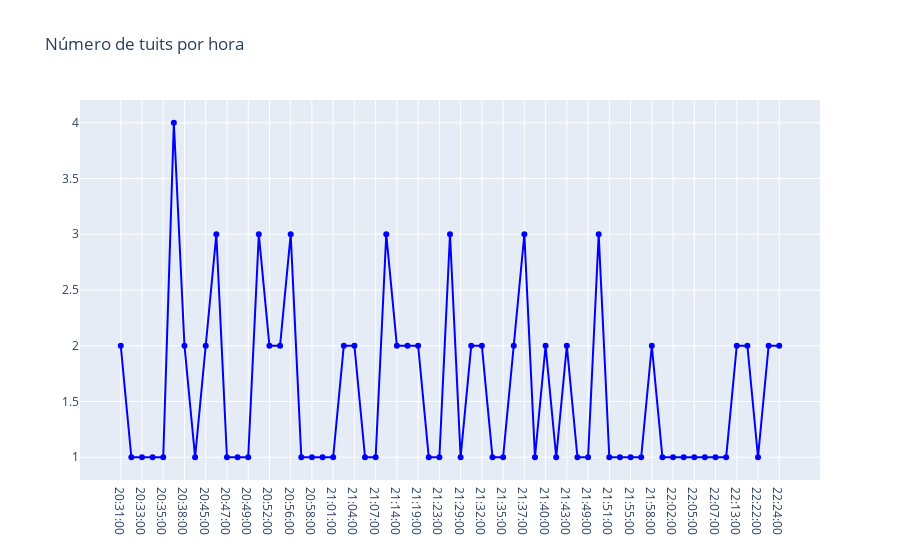

Write notebook code for a chart like this one.
### Code cell
fig = go.Figure(data=[trace], layout=layout)
iplot(fig)

### Figure 1 — Plotly figure (JSON) as saved in the notebook; plotly's stock layout.template omitted (floating-point values rounded to 4 significant figures)
{"data": [{"hoverinfo": "text", "line": {"color": "blue"}, "mode": "lines+markers", "name": "Horas", "text": ["Fecha: 20:31:00<br>Tuits: 2", "Fecha: 20:32:00<br>Tuits: 1", "Fecha: 20:33:00<br>Tuits: 1", "Fecha: 20:34:00<br>Tuits: 1", "Fecha: 20:35:00<br>Tuits: 1", "Fecha: 20:36:00<br>Tuits: 4", "Fecha: 20:38:00<br>Tuits: 2", "Fecha: 20:39:00<br>Tuits: 1", "Fecha: 20:45:00<br>Tuits: 2", "Fecha: 20:46:00<br>Tuits: 3", "Fecha: 20:47:00<br>Tuits: 1", "Fecha: 20:48:00<br>Tuits: 1", "Fecha: 20:49:00<br>Tuits: 1", "Fecha: 20:51:00<br>Tuits: 3", "Fecha: 20:52:00<br>Tuits: 2", "Fecha: 20:54:00<br>Tuits: 2", "Fecha: 20:56:00<br>Tuits: 3", "Fecha: 20:57:00<br>Tuits: 1", "Fecha: 20:58:00<br>Tuits: 1", "Fecha: 21:00:00<br>Tuits: 1", "Fecha: 21:01:00<br>Tuits: 1", "Fecha: 21:03:00<br>Tuits: 2", "Fecha: 21:04:00<br>Tuits: 2", "Fecha: 21:06:00<br>Tuits: 1", "Fecha: 21:07:00<br>Tuits: 1", "Fecha: 21:13:00<br>Tuits: 3", "Fecha: 21:14:00<br>Tuits: 2", "Fecha: 21:16:00<br>Tuits: 2", "Fecha: 21:19:00<br>Tuits: 2", "Fecha: 21:21:00<br>Tuits: 1", "Fecha: 21:23:00<br>Tuits: 1", "Fecha: 21:28:00<br>Tuits: 3", "Fecha: 21:29:00<br>Tuits: 1", "Fecha: 21:30:00<br>Tuits: 2", "Fecha: 21:32:00<br>Tuits: 2", "Fecha: 21:34:00<br>Tuits: 1", "Fecha: 21:35:00<br>Tuits: 1", "Fecha: 21:36:00<br>Tuits: 2", "Fecha: 21:37:00<br>Tuits: 3", "Fecha: 21:38:00<br>Tuits: 1", "Fecha: 21:40:00<br>Tuits: 2", "Fecha: 21:42:00<br>Tuits: 1", "Fecha: 21:43:00<br>Tuits: 2", "Fecha: 21:44:00<br>Tuits: 1", "Fecha: 21:49:00<br>Tuits: 1", "Fecha: 21:50:00<br>Tuits: 3", "Fecha: 21:51:00<br>Tuits: 1", "Fecha: 21:53:00<br>Tuits: 1", "Fecha: 21:55:00<br>Tuits: 1", "Fecha: 21:56:00<br>Tuits: 1", "Fecha: 21:58:00<br>Tuits: 2", "Fecha: 22:00:00<br>Tuits: 1", "Fecha: 22:02:00<br>Tuits: 1", "Fecha: 22:03:00<br>Tuits: 1", "Fecha: 22:05:00<br>Tuits: 1", "Fecha: 22:06:00<br>Tuits: 1", "Fecha: 22:07:00<br>Tuits: 1", "Fecha: 22:10:00<br>Tuits: 1", "Fecha: 22:13:00<br>Tuits: 2", "Fecha: 22:16:00<br>Tuits: 2", "Fecha: 22:22:00<br>Tuits: 1", "Fecha: 22:23:00<br>Tuits: 2", "Fecha: 22:24:00<br>Tuits: 2"], "type": "scatter", "x": ["20:31:00", "20:32:00", "20:33:00", "20:34:00", "20:35:00", "20:36:00", "20:38:00", "20:39:00", "20:45:00", "20:46:00", "20:47:00", "20:48:00", "20:49:00", "20:51:00", "20:52:00", "20:54:00", "20:56:00", "20:57:00", "20:58:00", "21:00:00", "21:01:00", "21:03:00", "21:04:00", "21:06:00", "21:07:00", "21:13:00", "21:14:00", "21:16:00", "21:19:00", "21:21:00", "21:23:00", "21:28:00", "21:29:00", "21:30:00", "21:32:00", "21:34:00", "21:35:00", "21:36:00", "21:37:00", "21:38:00", "21:40:00", "21:42:00", "21:43:00", "21:44:00", "21:49:00", "21:50:00", "21:51:00", "21:53:00", "21:55:00", "21:56:00", "21:58:00", "22:00:00", "22:02:00", "22:03:00", "22:05:00", "22:06:00", "22:07:00", "22:10:00", "22:13:00", "22:16:00", "22:22:00", "22:23:00", "22:24:00"], "y": [2, 1, 1, 1, 1, 4, 2, 1, 2, 3, 1, 1, 1, 3, 2, 2, 3, 1, 1, 1, 1, 2, 2, 1, 1, 3, 2, 2, 2, 1, 1, 3, 1, 2, 2, 1, 1, 2, 3, 1, 2, 1, 2, 1, 1, 3, 1, 1, 1, 1, 2, 1, 1, 1, 1, 1, 1, 1, 2, 2, 1, 2, 2]}], "layout": {"title": {"text": "Número de tuits por hora"}}}
